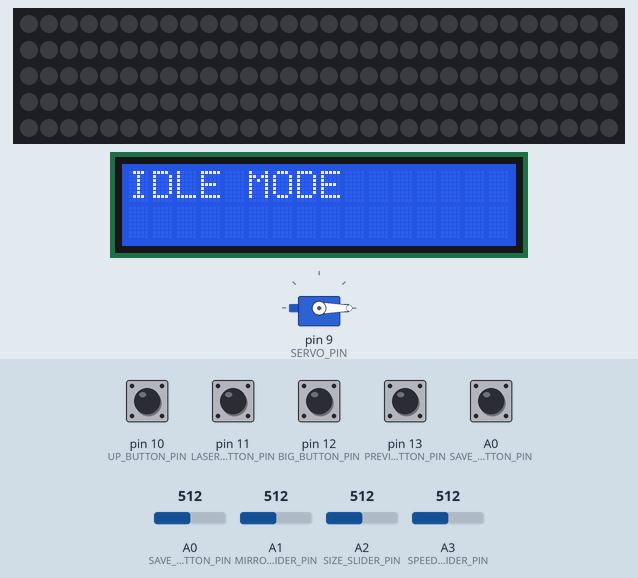
Bench run of a sketch on a simulated Arduino Nano, built with avr-gcc and run on an emulated ATmega328P. Shown: 150 RGB LEDs in strip order, left to right, continuing on the next row, servo, 16×2 character LCD. The test bench sets the inputs (shaded band); at power-on: A0 (SAVE_BUTTON_PIN), pin 10 (UP_BUTTON_PIN), pin 11 (LASER_BUTTON_PIN), pin 12 (BIG_BUTTON_PIN), pin 13 (PREVIEW_BUTTON_PIN) HIGH, A0 (SAVE_BUTTON_PIN) = 512, A1 (MIRROR_SLIDER_PIN) = 512, A2 (SIZE_SLIDER_PIN) = 512, A3 (SPEED_SLIDER_PIN) = 512. Dim RGB values are drawn brighter than linear; random numbers use the default seed unless the sketch sets one; what the sketch prints to the serial monitor is not drawn.

Above: at 1.2 s.
1.3 s: pin 12 (BIG_BUTTON_PIN) pulled LOW for 0.15 s
At 1.46 s:
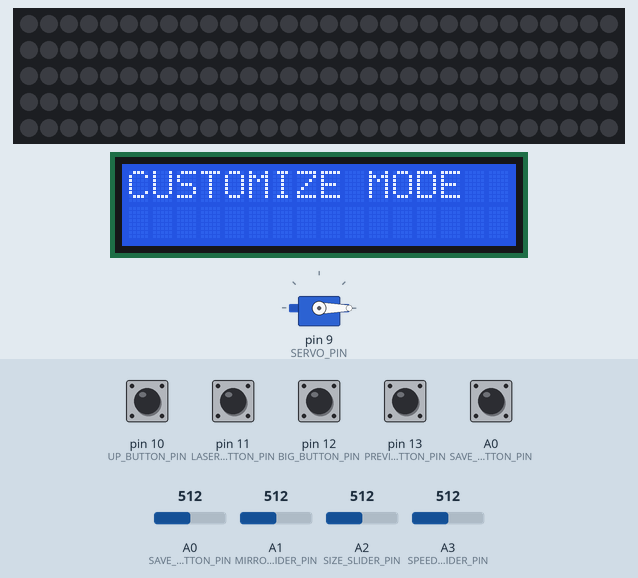
2.0 s: A0 (SAVE_BUTTON_PIN) pulled LOW for 0.15 s
2.7 s: pin 10 (UP_BUTTON_PIN) pulled LOW for 0.15 s
At 2.86 s:
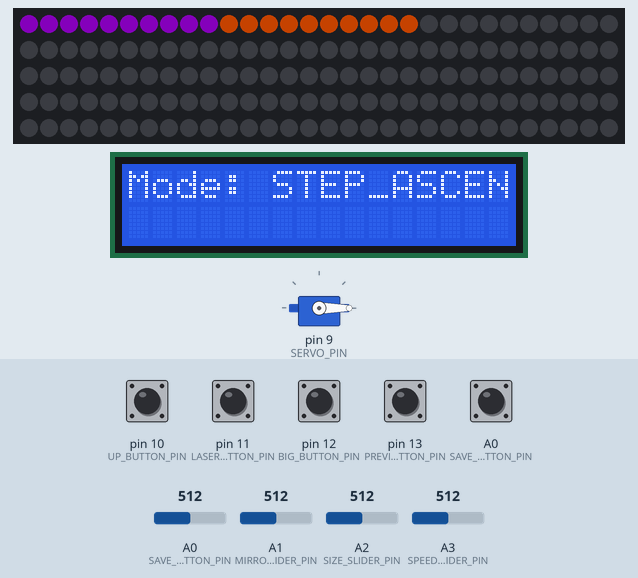
3.4 s: pin 13 (PREVIEW_BUTTON_PIN) pulled LOW for 0.15 s
At 3.77 s:
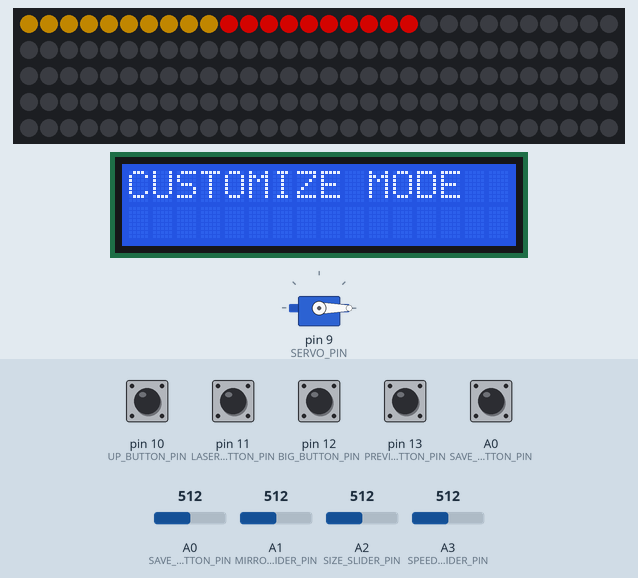
4.1 s: pin 11 (LASER_BUTTON_PIN) pulled LOW for 0.15 s
At 4.26 s:
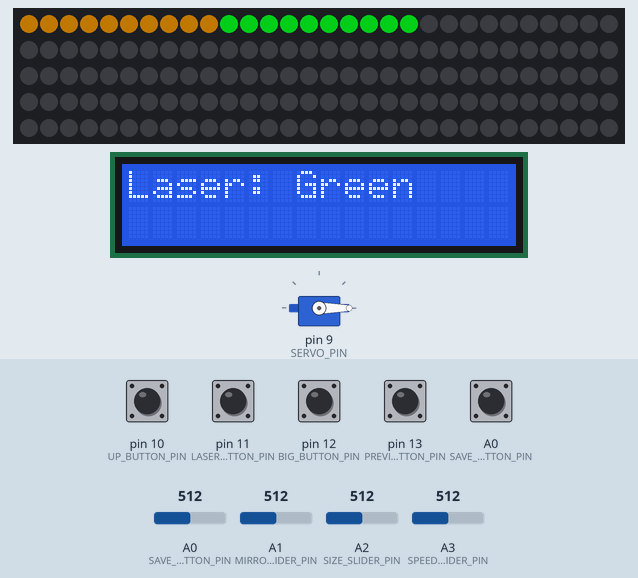
4.8 s: A0 (SAVE_BUTTON_PIN) set to 30
Timing chart, 0 to 7.8 s (numbered marks = the images above; inputs shaded):
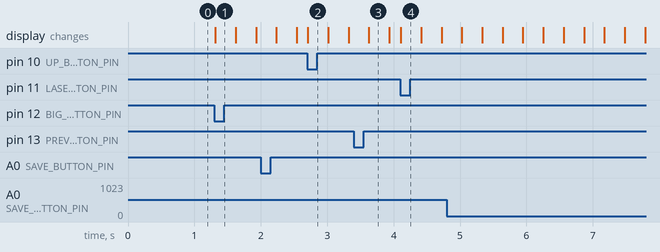

Measured:
- after the input at 1.3 s, the display: changes at once (image 1)

The sketch:

v1.ino
```cpp
#include <FastLED.h>
#include <Servo.h>    // 用于控制舵机(激光头)
#include <LiquidCrystal.h> // 如果要用LCD显示上升方式名称，可用此库
// #include <Keypad.h> // 如果要使用 numpad，可引用此库

/**************************************************
 *                   常量与引脚定义
 **************************************************/
#define LED_PIN          7          // LED数据引脚
#define TOTAL_LED_COUNT  150        // 整条灯带总灯珠数 (示例)
#define PREVIEW_LED_COUNT 20        // 预览时点亮的灯珠数
#define MAX_SAVED_EFFECT 10         // 最多可保存多少个烟花效果

// 其它硬件
#define SERVO_PIN       9           // 舵机（激光）控制引脚
#define UP_BUTTON_PIN   10          // 切换烟花上升模式的按钮
#define LASER_BUTTON_PIN 11         // 激光颜色切换按钮
#define BIG_BUTTON_PIN  12          // 总开关
#define PREVIEW_BUTTON_PIN 13       // 预览按钮
#define SAVE_BUTTON_PIN 14          // 保存按钮

// 如果您使用了滑杆或其它模拟输入，需要在 A0, A1, A2... 做类似定义
#define BRIGHTNESS_SLIDER_PIN A0
#define MIRROR_SLIDER_PIN     A1   // 控制镜子角度
#define SIZE_SLIDER_PIN       A2   // 控制烟花爆炸 LED 总数
#define SPEED_SLIDER_PIN      A3   // 控制升空与爆炸速度

// 这里仅示例，如果您真的用 numpad，可以使用 Keypad 库处理
//#define NUMPAD_ROW_PIN...
//#define NUMPAD_COL_PIN...

/**************************************************
 *                   枚举与数据结构
 **************************************************/
// 系统状态
enum SystemState {
  STATE_IDLE,
  STATE_CUSTOMIZE,
  STATE_PREVIEW,
  STATE_SAVE,
  STATE_PLAY_SAVED
};

// 上升模式
enum LaunchMode {
  NORMAL_ASCEND,   // 普通上升
  STEP_ASCEND,     // 断续上升
  PENDULUM_ASCEND  // 往复上升
};

// 激光颜色
enum LaserColor {
  LASER_NONE,
  LASER_GREEN,
  LASER_RED
};

// 存储一次烟花设置的所有信息
struct FireworkEffect {
  CRGB color1;             // 前 10 个灯珠颜色
  CRGB color2;             // 后 10 个灯珠颜色
  uint8_t maxBrightness;   // 最大亮度
  LaunchMode launchMode;   // 上升方式
  LaserColor laserColor;   // 激光颜色
  int mirrorAngle;         // 镜子角度(由步进或丝杆决定)
  int explosionLEDCount;   // 爆炸时激活的LED数量
  int speedDelay;          // 升空/爆炸速度 (ms)
  // 以下为尚未详细描述的部分:
  // 渐变 / 闪烁等设置的占位
  // e.g. byte colorTransitionType;
  // e.g. byte strobeType;
};

// 全局数组，用于存储用户保存的效果
FireworkEffect savedEffects[MAX_SAVED_EFFECT];
int savedCount = 0; // 已经保存的数量

/**************************************************
 *                   全局对象和变量
 **************************************************/
CRGB leds[TOTAL_LED_COUNT];  // 整个烟花灯带
Servo laserServo;            // 激光用舵机
LiquidCrystal lcd(2, 3, 4, 5, 6, 8); // 示例LCD引脚，具体需根据实际接线

// 当前系统状态
SystemState currentState = STATE_IDLE;

// 用于临时存储自定义的烟花参数
FireworkEffect currentEffect;

// 记录当前激光按钮的连按次数以切换颜色
int laserPressCount = 0;

// 上升模式名称，用于 LCD 显示
const char* modeNames[] = {
  "NORMAL_ASCEND",
  "STEP_ASCEND",
  "PENDULUM_ASCEND"
};

/**************************************************
 *                   函数声明
 **************************************************/
void enterIdleMode();
void enterCustomizeMode();
void enterPreviewMode();
void saveCurrentEffect();
void playEffect(const FireworkEffect &effect);
void cycleLaunchMode();
void cycleLaserColor();

// 读取交互输入的占位函数
CRGB getColorFromJoystick(int joyPinX, int joyPinY); // 用您自己的方式实现
uint8_t getBrightnessFromSlider();
int getMirrorAngleFromSlider();
int getExplosionLEDCountFromSlider();
int getSpeedFromSlider();

// 具体发射逻辑的子函数 (上升 & 爆炸)
void launchFirework(const FireworkEffect &effect);
void explodeFirework(const FireworkEffect &effect);

// 无人操作时循环播放
void playAllSavedEffectsInLoop();

// 监听 numpad 点播功能（示例占位）
void checkNumpadInput();

/**************************************************
 *                   setup()
 **************************************************/
void setup() {
  // 初始化串口
  Serial.begin(115200);

  // 初始化 LED
  FastLED.addLeds<WS2812, LED_PIN, GRB>(leds, TOTAL_LED_COUNT);
  FastLED.setBrightness(255);
  fill_solid(leds, TOTAL_LED_COUNT, CRGB::Black);
  FastLED.show();

  // 初始化舵机
  laserServo.attach(SERVO_PIN);
  // 假设激光舵机 0 度对准“关闭”状态
  laserServo.write(0);

  // 初始化各按钮
  pinMode(BIG_BUTTON_PIN, INPUT_PULLUP);
  pinMode(PREVIEW_BUTTON_PIN, INPUT_PULLUP);
  pinMode(SAVE_BUTTON_PIN, INPUT_PULLUP);
  pinMode(UP_BUTTON_PIN, INPUT_PULLUP);
  pinMode(LASER_BUTTON_PIN, INPUT_PULLUP);

  // LCD 初始化（若需要）
  lcd.begin(16, 2);
  lcd.clear();
  lcd.print("System Idle");

  // 进入空闲模式
  enterIdleMode();
}

/**************************************************
 *                   loop()
 **************************************************/
void loop() {
  switch (currentState) {
    case STATE_IDLE:
      // 无人操作时循环播放保存的效果
      playAllSavedEffectsInLoop();

      // 检查有没有按下“大开关”来进入定制模式
      if (digitalRead(BIG_BUTTON_PIN) == LOW) {
        enterCustomizeMode();
      }

      // 检查numpad输入（如果有的话）
      checkNumpadInput();
      break;

    case STATE_CUSTOMIZE:
      // 只点亮前 20 颗灯珠做预览
      // color1 由前 10 颗, color2 由后 10 颗
      currentEffect.color1 = getColorFromJoystick(A4, A5); // 占位：用实际引脚
      currentEffect.color2 = getColorFromJoystick(A6, A7); // 占位：用实际引脚

      // 设置预览亮度
      currentEffect.maxBrightness = getBrightnessFromSlider();

      // 展示这 20 颗灯珠
      for (int i = 0; i < PREVIEW_LED_COUNT; i++) {
        if (i < 10) {
          leds[i] = currentEffect.color1;
        } else {
          leds[i] = currentEffect.color2;
        }
      }
      FastLED.setBrightness(currentEffect.maxBrightness);
      FastLED.show();

      // 监听上升模式切换按钮
      if (digitalRead(UP_BUTTON_PIN) == LOW) {
        cycleLaunchMode();
        // 在 LCD 显示当前模式名称
        lcd.clear();
        lcd.print("Mode: ");
        lcd.print(modeNames[currentEffect.launchMode]);
        delay(300); // 简单防抖
      }

      // 监听激光按钮
      if (digitalRead(LASER_BUTTON_PIN) == LOW) {
        cycleLaserColor();
        // 简单提示激光颜色
        lcd.clear();
        if (currentEffect.laserColor == LASER_GREEN) {
          lcd.print("Laser: Green");
        } else if (currentEffect.laserColor == LASER_RED) {
          lcd.print("Laser: Red");
        } else {
          lcd.print("Laser: None");
        }
        delay(300); // 防抖
      }

      // 读取另三个滑杆
      currentEffect.mirrorAngle       = getMirrorAngleFromSlider();
      currentEffect.explosionLEDCount = getExplosionLEDCountFromSlider();
      currentEffect.speedDelay        = getSpeedFromSlider();

      // 此处还可添加“(3)条带的颜色（渐变）效果”与“(4)条带的闪烁方式”的输入逻辑，留待后续完善

      // 检查预览按钮
      if (digitalRead(PREVIEW_BUTTON_PIN) == LOW) {
        enterPreviewMode();
      }

      // 检查保存按钮
      if (digitalRead(SAVE_BUTTON_PIN) == LOW) {
        currentState = STATE_SAVE;
      }
      break;

    case STATE_PREVIEW:
      // 执行一次发射，但不保存
      playEffect(currentEffect);

      // 发射完毕后，回到 CUSTOMIZE 状态，以便继续修改
      enterCustomizeMode();
      break;

    case STATE_SAVE:
      // 保存当前设置
      saveCurrentEffect();
      // 立刻播放一次
      playEffect(currentEffect);
      // 然后回到 CUSTOMIZE 继续定制或退出
      enterCustomizeMode();
      break;

    case STATE_PLAY_SAVED:
      // 如果有 numpad 输入，选定播放
      // 放到一个函数里去做即可
      break;

    default:
      break;
  }
}

/**************************************************
 *            各状态切换 & 核心函数实现
 **************************************************/
/// 进入空闲模式
void enterIdleMode() {
  currentState = STATE_IDLE;
  lcd.clear();
  lcd.print("IDLE MODE");
}

/// 进入自定义模式
void enterCustomizeMode() {
  currentState = STATE_CUSTOMIZE;
  lcd.clear();
  lcd.print("CUSTOMIZE MODE");

  // 为确保只点亮前 20 颗LED，可先清空
  fill_solid(leds, TOTAL_LED_COUNT, CRGB::Black);
  FastLED.show();

  // 默认先置一个launchMode
  currentEffect.launchMode = NORMAL_ASCEND;
  currentEffect.laserColor = LASER_NONE;
}

/// 进入预览模式
void enterPreviewMode() {
  currentState = STATE_PREVIEW;
  lcd.clear();
  lcd.print("PREVIEW...");
}

/// 保存当前效果
void saveCurrentEffect() {
  if (savedCount < MAX_SAVED_EFFECT) {
    savedEffects[savedCount] = currentEffect;
    savedCount++;
    Serial.println("Effect saved!");
  } else {
    Serial.println("Save full!");
  }
}

/**************************************************
 *        播放单个烟花效果 (发射 + 爆炸)
 **************************************************/
void playEffect(const FireworkEffect &effect) {
  // 1. 发射
  launchFirework(effect);

  // 2. 爆炸
  explodeFirework(effect);

  // 完成后的处理……
}

/**************************************************
 *   launchFirework & explodeFirework 仅示例
 **************************************************/
// 上升
void launchFirework(const FireworkEffect &effect) {
  switch (effect.launchMode) {
    case NORMAL_ASCEND:
      // (1)普通上升：白头亮，尾巴暗的条带，上升到顶部
      // 实际上可用循环控制LED从下往上点亮
      // 这里只留个伪代码
      Serial.println(">> Normal Ascend");
      // TODO: 在这里根据 MAX_BRIGHTNESS、UP_STRIP_LENGTH = 30 等进行条带移动
      break;

    case STEP_ASCEND:
      // (2)断续上升：30个灯珠分成5小段
      Serial.println(">> Step Ascend");
      // TODO: 同理留伪代码或函数
      break;

    case PENDULUM_ASCEND:
      // (3)往复上升：每上升 50 个灯珠再向下 20 个，如此往复
      Serial.println(">> Pendulum Ascend");
      break;
  }

  // 激光部分：根据 effect.laserColor 转动舵机
  // 绿色激光 / 红色激光 / 无
  // 示例：
  if (effect.laserColor == LASER_GREEN) {
    // 让舵机转到绿色激光所在位置(比如 90 度)，并打开激光
    Serial.println("Laser: Green On");
    laserServo.write(90);
    // TODO: 同时可以让舵机做一点旋转动画
  } else if (effect.laserColor == LASER_RED) {
    Serial.println("Laser: Red On");
    laserServo.write(180);
  } else {
    Serial.println("Laser: Off");
    laserServo.write(0);
  }

  // 镜子角度(步进电机控制)，这里仅打印
  Serial.print("Mirror angle: ");
  Serial.println(effect.mirrorAngle);

  // TODO: 在上升过程中考虑 delay / speedDelay
}

/**************************************************
 *    爆炸
 **************************************************/
void explodeFirework(const FireworkEffect &effect) {
  // 爆炸 LED 数量 effect.explosionLEDCount
  // 爆炸速度 effect.speedDelay
  // 这里也需要配合渐变色或闪烁方式(后续再补)
  Serial.println("Explode Firework!");
  // 示例：点亮指定数量的 LED
  // ...
}

/**************************************************
 *      无用户操作时循环播放所有已保存效果
 **************************************************/
void playAllSavedEffectsInLoop() {
  if (savedCount == 0) {
    // 如果没有已保存的，就保持全黑或做一些默认动画
    fill_solid(leds, TOTAL_LED_COUNT, CRGB::Black);
    FastLED.show();
    return;
  }

  // 循环播放
  static unsigned long lastPlayTime = 0;
  static int effectIndex = 0;

  unsigned long now = millis();
  if (now - lastPlayTime > 5000) { // 每隔5秒播放下一个（示例）
    // 播放当前效果
    playEffect(savedEffects[effectIndex]);

    // 下一个
    effectIndex = (effectIndex + 1) % savedCount;
    lastPlayTime = now;
  }
}

/**************************************************
 *          监听 numpad 点播功能(示例占位)
 **************************************************/
void checkNumpadInput() {
  // 如果检测到用户输入了某个数字n
  // 并且 n 在已保存效果的范围内，就播放
  // 这里只是示例占位
}

/**************************************************
 *        上升模式/激光颜色 切换函数
 **************************************************/
void cycleLaunchMode() {
  if (currentEffect.launchMode == NORMAL_ASCEND) {
    currentEffect.launchMode = STEP_ASCEND;
  } else if (currentEffect.launchMode == STEP_ASCEND) {
    currentEffect.launchMode = PENDULUM_ASCEND;
  } else {
    currentEffect.launchMode = NORMAL_ASCEND;
  }
}

void cycleLaserColor() {
  // 每按一次递增
  laserPressCount++;
  // 绿色(1), 红色(2), 无(0), 循环
  int modResult = laserPressCount % 3;
  switch (modResult) {
    case 1: currentEffect.laserColor = LASER_GREEN; break;
    case 2: currentEffect.laserColor = LASER_RED;   break;
    default: currentEffect.laserColor = LASER_NONE; break;
  }
}

/**************************************************
 *    下面是一些占位函数，供您后续实现
 **************************************************/
// 从摇杆获取颜色
CRGB getColorFromJoystick(int joyPinX, int joyPinY) {
  // 可以移植您最后贴出的“多按钮混色”代码，或真正用(joyPinX, joyPinY)计算HUE/SAT
  // 这里演示：先返回一个随机颜色
  // 实际请替换成您自己的摇杆取色逻辑
  CRGB result = CHSV(random8(), 255, 255);
  return result;
}

// 滑杆读取最大亮度
uint8_t getBrightnessFromSlider() {
  int sliderValue = analogRead(BRIGHTNESS_SLIDER_PIN);
  // 映射到 0-255
  return map(sliderValue, 0, 1023, 0, 255);
}

// 滑杆控制镜子角度 (步进电机)
int getMirrorAngleFromSlider() {
  int val = analogRead(MIRROR_SLIDER_PIN);
  // 比如映射到 0-180 度
  return map(val, 0, 1023, 0, 180);
}

// 滑杆控制爆炸时LED数量
int getExplosionLEDCountFromSlider() {
  int val = analogRead(SIZE_SLIDER_PIN);
  // 您可根据总LED数量做映射
  return map(val, 0, 1023, 0, TOTAL_LED_COUNT);
}

// 滑杆控制升空与爆炸速度
int getSpeedFromSlider() {
  int val = analogRead(SPEED_SLIDER_PIN);
  // 映射成毫秒级别
  return map(val, 0, 1023, 10, 500); // 举例
}
```
